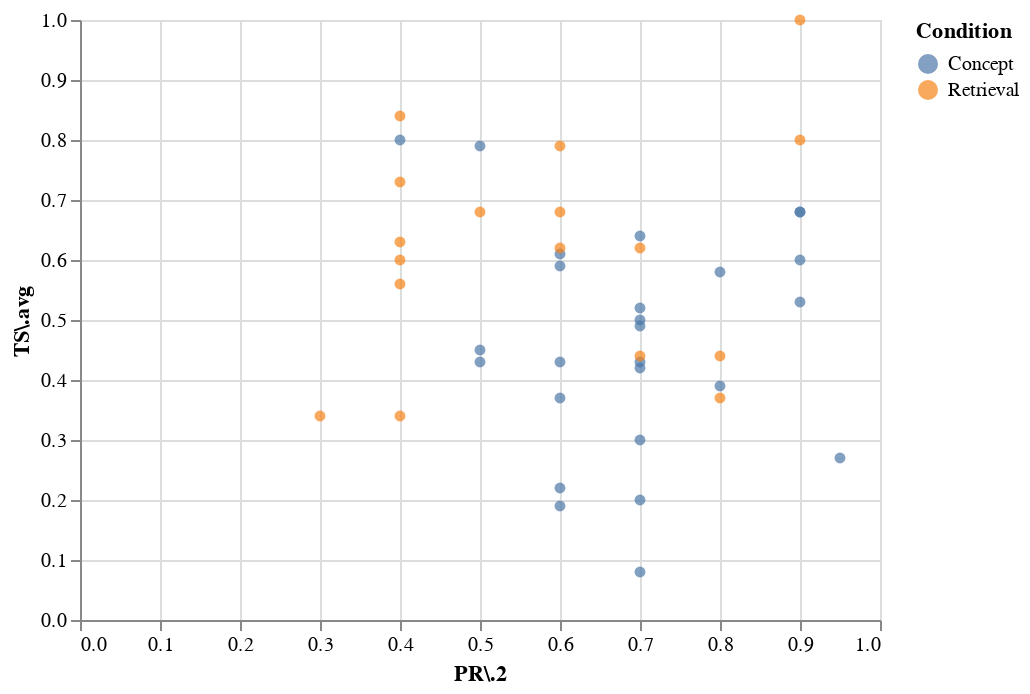

Source (notebook cell):
### Markdown cell above
# Question 3

How good were subjects at predicting how well they would do on the follow-up learning test? Calculate a measure of how well subjects predicted their performance and interpret the value in context. (Optionally, you may want to include a visualization as well.)

### Code cell
Chart(df_cb).mark_circle().encode(
    x='PR\\.2:Q',
    y='TS\\.avg:Q',
    color="Condition"
)

### Figure 1 — Vega-Lite specification as saved in the notebook (floating-point values rounded to 4 significant figures)
{"config": {"view": {"continuousWidth": 400, "continuousHeight": 300}}, "data": {"name": "data-9a4f58d9a48383c303567fa6fb2d1be0"}, "mark": "circle", "encoding": {"color": {"field": "Condition", "type": "nominal"}, "x": {"field": "PR\\.2", "type": "quantitative"}, "y": {"field": "TS\\.avg", "type": "quantitative"}}, "$schema": "https://vega.github.io/schema/vega-lite/v4.17.0.json", "datasets": {"data-9a4f58d9a48383c303567fa6fb2d1be0": [{"ID": "KB1", "Age": 18, "Gender": "Female", "Date.P1": "11/21/16", "Date.P2": "11/28/16", "Condition": "Concept", "IC.1": 1, "IC.2": 1, "Comp.1": 1, "Comp.2": 1, "PR.1": 1.0, "PR.2": 0.8, "MCS.1": 0.75, "Scorer.1": "NK", "MCS.2": 0.67, "Scorer.2": "TT", "MCS.avg": 0.71, "R1CS.1": null, "Scorer.1.1": null, "R1CS.2": null, "Scorer.2.1": null, "R1CS.avg": null, "R2CS.1": null, "Scorer.1.2": null, "R2CS.2": null, "Scorer.2.2": null, "R2CS.avg": null, "TS.1": 0.36, "Scorer.1.3": "NK", "TS.2": 0.42, "Scorer.2.3": "MS", "TS.avg": 0.39, "Exc.1": 0, "Exc.2": 0, "Collection": 1, "Concept": 1, "Retrieval": 0}, {"ID": "KB2", "Age": 18, "Gender": "Male", "Date.P1": "11/21/16", "Date.P2": "11/28/16", "Condition": "Concept", "IC.1": 1, "IC.2": 1, "Comp.1": 1, "Comp.2": 1, "PR.1": 0.0, "PR.2": 0.7, "MCS.1": 0.4, "Scorer.1": "NK", "MCS.2": 0.367, "Scorer.2": "TT", "MCS.avg": 0.3835, "R1CS.1": null, "Scorer.1.1": null, "R1CS.2": null, "Scorer.2.1": null, "R1CS.avg": null, "R2CS.1": null, "Scorer.1.2": null, "R2CS.2": null, "Scorer.2.2": null, "R2CS.avg": null, "TS.1": 0.48, "Scorer.1.3": "MS", "TS.2": 0.36, "Scorer.2.3": "NK", "TS.avg": 0.42, "Exc.1": 0, "Exc.2": 0, "Collection": 1, "Concept": 1, "Retrieval": 0}, {"ID": "KB3", "Age": 18, "Gender": "Male", "Date.P1": "11/21/16", "Date.P2": "11/28/16", "Condition": "Concept", "IC.1": 1, "IC.2": 1, "Comp.1": 1, "Comp.2": 1, "PR.1": 0.0, "PR.2": 0.7, "MCS.1": 0.433, "Scorer.1": "NK", "MCS.2": 0.55, "Scorer.2": "MS", "MCS.avg": 0.4915, "R1CS.1": null, "Scorer.1.1": null, "R1CS.2": null, "Scorer.2.1": null, "R1CS.avg": null, "R2CS.1": null, "Scorer.1.2": null, "R2CS.2": null, "Scorer.2.2": null, "R2CS.avg": null, "TS.1": 0.08, "Scorer.1.3": "NK", "TS.2": 0.08, "Scorer.2.3": "MS", "TS.avg": 0.08, "Exc.1": 0, "Exc.2": 0, "Collection": 1, "Concept": 1, "Retrieval": 0}, {"ID": "KB4", "Age": 19, "Gender": "Female", "Date.P1": "11/21/16", "Date.P2": "11/28/16", "Condition": "Concept", "IC.1": 1, "IC.2": 1, "Comp.1": 1, "Comp.2": 1, "PR.1": 0.0, "PR.2": 0.7, "MCS.1": 0.317, "Scorer.1": "NK", "MCS.2": 0.333, "Scorer.2": "MS", "MCS.avg": 0.325, "R1CS.1": null, "Scorer.1.1": null, "R1CS.2": null, "Scorer.2.1": null, "R1CS.avg": null, "R2CS.1": null, "Scorer.1.2": null, "R2CS.2": null, "Scorer.2.2": null, "R2CS.avg": null, "TS.1": 0.44, "Scorer.1.3": "MS", "TS.2": 0.42, "Scorer.2.3": "NK", "TS.avg": 0.43, "Exc.1": 0, "Exc.2": 0, "Collection": 1, "Concept": 1, "Retrieval": 0}, {"ID": "KB5", "Age": 19, "Gender": "Female", "Date.P1": "11/22/16", "Date.P2": "11/29/16", "Condition": "Concept", "IC.1": 1, "IC.2": 1, "Comp.1": 1, "Comp.2": 1, "PR.1": 0.0, "PR.2": 0.95, "MCS.1": 0.683, "Scorer.1": "NK", "MCS.2": 0.717, "Scorer.2": "MS", "MCS.avg": 0.7, "R1CS.1": null, "Scorer.1.1": null, "R1CS.2": null, "Scorer.2.1": null, "R1CS.avg": null, "R2CS.1": null, "Scorer.1.2": null, "R2CS.2": null, "Scorer.2.2": null, "R2CS.avg": null, "TS.1": 0.26, "Scorer.1.3": "NK", "TS.2": 0.28, "Scorer.2.3": "MS", "TS.avg": 0.27, "Exc.1": 0, "Exc.2": 0, "Collection": 1, "Concept": 1, "Retrieval": 0}, {"ID": "KB6", "Age": 19, "Gender": "Male", "Date.P1": "11/22/16", "Date.P2": "11/29/16", "Condition": "Concept", "IC.1": 1, "IC.2": 1, "Comp.1": 1, "Comp.2": 1, "PR.1": 1.0, "PR.2": 0.6, "MCS.1": 0.817, "Scorer.1": "NK", "MCS.2": 0.783, "Scorer.2": "MS", "MCS.avg": 0.8, "R1CS.1": null, "Scorer.1.1": null, "R1CS.2": null, "Scorer.2.1": null, "R1CS.avg": null, "R2CS.1": null, "Scorer.1.2": null, "R2CS.2": null, "Scorer.2.2": null, "R2CS.avg": null, "TS.1": 0.4, "Scorer.1.3": "NK", "TS.2": 0.46, "Scorer.2.3": "MS", "TS.avg": 0.43, "Exc.1": 0, "Exc.2": 0, "Collection": 1, "Concept": 1, "Retrieval": 0}, {"ID": "KB7", "Age": 18, "Gender": "Male", "Date.P1": "11/22/16", "Date.P2": "12/6/16", "Condition": "Concept", "IC.1": 1, "IC.2": 1, "Comp.1": 1, "Comp.2": 1, "PR.1": 1.0, "PR.2": 0.6, "MCS.1": 0.733, "Scorer.1": "NK", "MCS.2": 0.767, "Scorer.2": "MS", "MCS.avg": 0.75, "R1CS.1": null, "Scorer.1.1": null, "R1CS.2": null, "Scorer.2.1": null, "R1CS.avg": null, "R2CS.1": null, "Scorer.1.2": null, "R2CS.2": null, "Scorer.2.2": null, "R2CS.avg": null, "TS.1": 0.38, "Scorer.1.3": "MS", "TS.2": 0.36, "Scorer.2.3": "CB", "TS.avg": 0.37, "Exc.1": 0, "Exc.2": 0, "Collection": 1, "Concept": 1, "Retrieval": 0}, {"ID": "KB8", "Age": 20, "Gender": "Male", "Date.P1": "11/22/16", "Date.P2": "11/29/16", "Condition": "Concept", "IC.1": 1, "IC.2": 1, "Comp.1": 1, "Comp.2": 1, "PR.1": 1.0, "PR.2": 0.5, "MCS.1": 0.35, "Scorer.1": "NK", "MCS.2": 0.333, "Scorer.2": "MS", "MCS.avg": 0.3415, "R1CS.1": null, "Scorer.1.1": null, "R1CS.2": null, "Scorer.2.1": null, "R1CS.avg": null, "R2CS.1": null, "Scorer.1.2": null, "R2CS.2": null, "Scorer.2.2": null, "R2CS.avg": null, "TS.1": 0.44, "Scorer.1.3": "NK", "TS.2": 0.46, "Scorer.2.3": "MS", "TS.avg": 0.45, "Exc.1": 0, "Exc.2": 0, "Collection": 1, "Concept": 1, "Retrieval": 0}, {"ID": "KB9", "Age": 20, "Gender": "Male", "Date.P1": "11/22/16", "Date.P2": "11/28/16", "Condition": "Concept", "IC.1": 1, "IC.2": 1, "Comp.1": 1, "Comp.2": 1, "PR.1": 0.0, "PR.2": 0.6, "MCS.1": 0.65, "Scorer.1": "NK", "MCS.2": 0.65, "Scorer.2": "MS", "MCS.avg": 0.65, "R1CS.1": null, "Scorer.1.1": null, "R1CS.2": null, "Scorer.2.1": null, "R1CS.avg": null, "R2CS.1": null, "Scorer.1.2": null, "R2CS.2": null, "Scorer.2.2": null, "R2CS.avg": null, "TS.1": 0.64, "Scorer.1.3": "MS", "TS.2": 0.58, "Scorer.2.3": "NK", "TS.avg": 0.61, "Exc.1": 0, "Exc.2": 0, "Collection": 1, "Concept": 1, "Retrieval": 0}, {"ID": "KB10", "Age": 20, "Gender": "Female", "Date.P1": "11/29/16", "Date.P2": "12/6/16", "Condition": "Concept", "IC.1": 1, "IC.2": 1, "Comp.1": 1, "Comp.2": 1, "PR.1": 1.0, "PR.2": 0.9, "MCS.1": 0.817, "Scorer.1": "NK", "MCS.2": 0.783, "Scorer.2": "MS", "MCS.avg": 0.8, "R1CS.1": null, "Scorer.1.1": null, "R1CS.2": null, "Scorer.2.1": null, "R1CS.avg": null, "R2CS.1": null, "Scorer.1.2": null, "R2CS.2": null, "Scorer.2.2": null, "R2CS.avg": null, "TS.1": 0.66, "Scorer.1.3": "NK", "TS.2": 0.7, "Scorer.2.3": "MS", "TS.avg": 0.68, "Exc.1": 0, "Exc.2": 0, "Collection": 1, "Concept": 1, "Retrieval": 0}, {"ID": "KB11", "Age": 21, "Gender": "Female", "Date.P1": "11/21/16", "Date.P2": "11/28/16", "Condition": "Retrieval", "IC.1": 1, "IC.2": 1, "Comp.1": 1, "Comp.2": 1, "PR.1": null, "PR.2": 0.4, "MCS.1": null, "Scorer.1": null, "MCS.2": null, "Scorer.2": null, "MCS.avg": null, "R1CS.1": 0.6, "Scorer.1.1": "NK", "R1CS.2": 0.6, "Scorer.2.1": "TT", "R1CS.avg": 0.6, "R2CS.1": 0.76, "Scorer.1.2": "NK", "R2CS.2": 0.783, "Scorer.2.2": "TT", "R2CS.avg": 0.772, "TS.1": 0.38, "Scorer.1.3": "MS", "TS.2": 0.3, "Scorer.2.3": "NK", "TS.avg": 0.34, "Exc.1": 0, "Exc.2": 0, "Collection": 1, "Concept": 0, "Retrieval": 1}, {"ID": "KB12", "Age": 18, "Gender": "Female", "Date.P1": "11/21/16", "Date.P2": "11/29/16", "Condition": "Retrieval", "IC.1": 1, "IC.2": 1, "Comp.1": 1, "Comp.2": 1, "PR.1": null, "PR.2": 0.6, "MCS.1": null, "Scorer.1": null, "MCS.2": null, "Scorer.2": null, "MCS.avg": null, "R1CS.1": 0.81, "Scorer.1.1": "NK", "R1CS.2": 0.85, "Scorer.2.1": "TT", "R1CS.avg": 0.83, "R2CS.1": 0.93, "Scorer.1.2": "NK", "R2CS.2": 0.933, "Scorer.2.2": "TT", "R2CS.avg": 0.932, "TS.1": 0.76, "Scorer.1.3": "NK", "TS.2": 0.82, "Scorer.2.3": "MS", "TS.avg": 0.79, "Exc.1": 0, "Exc.2": 0, "Collection": 1, "Concept": 0, "Retrieval": 1}, {"ID": "KB13", "Age": 20, "Gender": "Female", "Date.P1": "11/21/16", "Date.P2": "11/28/16", "Condition": "Retrieval", "IC.1": 1, "IC.2": 1, "Comp.1": 1, "Comp.2": 1, "PR.1": null, "PR.2": 0.9, "MCS.1": null, "Scorer.1": null, "MCS.2": null, "Scorer.2": null, "MCS.avg": null, "R1CS.1": 0.63, "Scorer.1.1": "NK", "R1CS.2": 0.617, "Scorer.2.1": "TT", "R1CS.avg": 0.624, "R2CS.1": 0.76, "Scorer.1.2": "NK", "R2CS.2": 0.8, "Scorer.2.2": "TT", "R2CS.avg": 0.78, "TS.1": 0.8, "Scorer.1.3": "MS", "TS.2": 0.8, "Scorer.2.3": "NK", "TS.avg": 0.8, "Exc.1": 0, "Exc.2": 0, "Collection": 1, "Concept": 0, "Retrieval": 1}, {"ID": "KB14", "Age": 19, "Gender": "Female", "Date.P1": "11/21/16", "Date.P2": "11/28/16", "Condition": "Retrieval", "IC.1": 1, "IC.2": 1, "Comp.1": 1, "Comp.2": 1, "PR.1": null, "PR.2": 0.7, "MCS.1": null, "Scorer.1": null, "MCS.2": null, "Scorer.2": null, "MCS.avg": null, "R1CS.1": 0.56, "Scorer.1.1": "NK", "R1CS.2": 0.567, "Scorer.2.1": "TT", "R1CS.avg": 0.564, "R2CS.1": 0.18, "Scorer.1.2": "NK", "R2CS.2": 0.167, "Scorer.2.2": "TT", "R2CS.avg": 0.174, "TS.1": 0.48, "Scorer.1.3": "MS", "TS.2": 0.4, "Scorer.2.3": "NK", "TS.avg": 0.44, "Exc.1": 0, "Exc.2": 0, "Collection": 1, "Concept": 0, "Retrieval": 1}, {"ID": "KB15", "Age": 18, "Gender": "Female", "Date.P1": "11/22/16", "Date.P2": "11/29/16", "Condition": "Retrieval", "IC.1": 1, "IC.2": 1, "Comp.1": 1, "Comp.2": 1, "PR.1": null, "PR.2": 0.3, "MCS.1": null, "Scorer.1": null, "MCS.2": null, "Scorer.2": null, "MCS.avg": null, "R1CS.1": 0.4, "Scorer.1.1": "TT", "R1CS.2": 0.35, "Scorer.2.1": "LH", "R1CS.avg": 0.375, "R2CS.1": 0.483, "Scorer.1.2": "TT", "R2CS.2": 0.55, "Scorer.2.2": "LH", "R2CS.avg": 0.517, "TS.1": 0.34, "Scorer.1.3": "MS", "TS.2": 0.34, "Scorer.2.3": "CB", "TS.avg": 0.34, "Exc.1": 0, "Exc.2": 0, "Collection": 1, "Concept": 0, "Retrieval": 1}, {"ID": "KB16", "Age": 19, "Gender": "Male", "Date.P1": "11/22/16", "Date.P2": "11/29/16", "Condition": "Retrieval", "IC.1": 1, "IC.2": 1, "Comp.1": 1, "Comp.2": 1, "PR.1": null, "PR.2": 0.4, "MCS.1": null, "Scorer.1": null, "MCS.2": null, "Scorer.2": null, "MCS.avg": null, "R1CS.1": 0.5, "Scorer.1.1": "TT", "R1CS.2": 0.55, "Scorer.2.1": "LH", "R1CS.avg": 0.525, "R2CS.1": 0.8, "Scorer.1.2": "TT", "R2CS.2": 0.83, "Scorer.2.2": "LH", "R2CS.avg": 0.82, "TS.1": 0.6, "Scorer.1.3": "NK", "TS.2": 0.6, "Scorer.2.3": "MS", "TS.avg": 0.6, "Exc.1": 0, "Exc.2": 0, "Collection": 1, "Concept": 0, "Retrieval": 1}, {"ID": "KB18", "Age": 20, "Gender": "Male", "Date.P1": "11/22/16", "Date.P2": "11/29/16", "Condition": "Retrieval", "IC.1": 1, "IC.2": 1, "Comp.1": 1, "Comp.2": 1, "PR.1": null, "PR.2": 0.7, "MCS.1": null, "Scorer.1": null, "MCS.2": null, "Scorer.2": null, "MCS.avg": null, "R1CS.1": 0.7, "Scorer.1.1": "TT", "R1CS.2": 0.67, "Scorer.2.1": "LH", "R1CS.avg": 0.685, "R2CS.1": 0.8, "Scorer.1.2": "TT", "R2CS.2": 0.883, "Scorer.2.2": "LH", "R2CS.avg": 0.842, "TS.1": 0.6, "Scorer.1.3": "MS", "TS.2": 0.64, "Scorer.2.3": "CB", "TS.avg": 0.62, "Exc.1": 0, "Exc.2": 0, "Collection": 1, "Concept": 0, "Retrieval": 1}, {"ID": "KB19", "Age": 21, "Gender": "Female", "Date.P1": "11/29/16", "Date.P2": "12/6/16", "Condition": "Retrieval", "IC.1": 1, "IC.2": 1, "Comp.1": 1, "Comp.2": 1, "PR.1": null, "PR.2": 0.4, "MCS.1": null, "Scorer.1": null, "MCS.2": null, "Scorer.2": null, "MCS.avg": null, "R1CS.1": 0.57, "Scorer.1.1": "LH", "R1CS.2": 0.65, "Scorer.2.1": "TT", "R1CS.avg": 0.61, "R2CS.1": 0.73, "Scorer.1.2": "LH", "R2CS.2": 0.817, "Scorer.2.2": "TT", "R2CS.avg": 0.774, "TS.1": 0.72, "Scorer.1.3": "NK", "TS.2": 0.74, "Scorer.2.3": "MS", "TS.avg": 0.73, "Exc.1": 0, "Exc.2": 0, "Collection": 1, "Concept": 0, "Retrieval": 1}, {"ID": "KB20", "Age": 17, "Gender": "Male", "Date.P1": "11/29/16", "Date.P2": "12/6/16", "Condition": "Retrieval", "IC.1": 1, "IC.2": 1, "Comp.1": 1, "Comp.2": 1, "PR.1": null, "PR.2": 0.6, "MCS.1": null, "Scorer.1": null, "MCS.2": null, "Scorer.2": null, "MCS.avg": null, "R1CS.1": 0.583, "Scorer.1.1": "LH", "R1CS.2": 0.633, "Scorer.2.1": "TT", "R1CS.avg": 0.61, "R2CS.1": 0.733, "Scorer.1.2": "LH", "R2CS.2": 0.767, "Scorer.2.2": "TT", "R2CS.avg": 0.75, "TS.1": 0.62, "Scorer.1.3": "NK", "TS.2": 0.62, "Scorer.2.3": "CB", "TS.avg": 0.62, "Exc.1": 0, "Exc.2": 0, "Collection": 1, "Concept": 0, "Retrieval": 1}, {"ID": "KB21", "Age": 20, "Gender": "Male", "Date.P1": "11/29/16", "Date.P2": "12/6/16", "Condition": "Concept", "IC.1": 1, "IC.2": 1, "Comp.1": 1, "Comp.2": 1, "PR.1": 0.0, "PR.2": 0.8, "MCS.1": 0.55, "Scorer.1": "NK", "MCS.2": 0.583, "Scorer.2": "CB", "MCS.avg": 0.567, "R1CS.1": null, "Scorer.1.1": null, "R1CS.2": null, "Scorer.2.1": null, "R1CS.avg": null, "R2CS.1": null, "Scorer.1.2": null, "R2CS.2": null, "Scorer.2.2": null, "R2CS.avg": null, "TS.1": 0.56, "Scorer.1.3": "MS", "TS.2": 0.6, "Scorer.2.3": "CB", "TS.avg": 0.58, "Exc.1": 0, "Exc.2": 0, "Collection": 1, "Concept": 1, "Retrieval": 0}, {"ID": "KB22", "Age": 18, "Gender": "Male", "Date.P1": "11/29/16", "Date.P2": "12/6/16", "Condition": "Concept", "IC.1": 1, "IC.2": 1, "Comp.1": 1, "Comp.2": 1, "PR.1": 0.0, "PR.2": 0.6, "MCS.1": 0.417, "Scorer.1": "NK", "MCS.2": 0.433, "Scorer.2": "CB", "MCS.avg": 0.425, "R1CS.1": null, "Scorer.1.1": null, "R1CS.2": null, "Scorer.2.1": null, "R1CS.avg": null, "R2CS.1": null, "Scorer.1.2": null, "R2CS.2": null, "Scorer.2.2": null, "R2CS.avg": null, "TS.1": 0.18, "Scorer.1.3": "NK", "TS.2": 0.2, "Scorer.2.3": "MS", "TS.avg": 0.19, "Exc.1": 0, "Exc.2": 0, "Collection": 1, "Concept": 1, "Retrieval": 0}, {"ID": "KB23", "Age": 21, "Gender": "Male", "Date.P1": "11/29/16", "Date.P2": "12/6/16", "Condition": "Concept", "IC.1": 1, "IC.2": 1, "Comp.1": 1, "Comp.2": 1, "PR.1": 0.0, "PR.2": 0.9, "MCS.1": 0.56, "Scorer.1": "MS", "MCS.2": 0.45, "Scorer.2": "CB", "MCS.avg": 0.505, "R1CS.1": null, "Scorer.1.1": null, "R1CS.2": null, "Scorer.2.1": null, "R1CS.avg": null, "R2CS.1": null, "Scorer.1.2": null, "R2CS.2": null, "Scorer.2.2": null, "R2CS.avg": null, "TS.1": 0.68, "Scorer.1.3": "MS", "TS.2": 0.68, "Scorer.2.3": "CB", "TS.avg": 0.68, "Exc.1": 0, "Exc.2": 0, "Collection": 1, "Concept": 1, "Retrieval": 0}, {"ID": "KB24", "Age": 18, "Gender": "Male", "Date.P1": "11/29/16", "Date.P2": "12/6/16", "Condition": "Concept", "IC.1": 1, "IC.2": 1, "Comp.1": 1, "Comp.2": 1, "PR.1": 1.0, "PR.2": 0.9, "MCS.1": 0.917, "Scorer.1": "MS", "MCS.2": 0.8, "Scorer.2": "NK", "MCS.avg": 0.859, "R1CS.1": null, "Scorer.1.1": null, "R1CS.2": null, "Scorer.2.1": null, "R1CS.avg": null, "R2CS.1": null, "Scorer.1.2": null, "R2CS.2": null, "Scorer.2.2": null, "R2CS.avg": null, "TS.1": 0.54, "Scorer.1.3": "NK", "TS.2": 0.52, "Scorer.2.3": "MS", "TS.avg": 0.53, "Exc.1": 0, "Exc.2": 0, "Collection": 1, "Concept": 1, "Retrieval": 0}, {"ID": "KB25", "Age": 19, "Gender": "Male", "Date.P1": "11/29/16", "Date.P2": "12/6/16", "Condition": "Concept", "IC.1": 1, "IC.2": 1, "Comp.1": 1, "Comp.2": 1, "PR.1": 1.0, "PR.2": 0.6, "MCS.1": 0.683, "Scorer.1": "MS", "MCS.2": 0.667, "Scorer.2": "NK", "MCS.avg": 0.675, "R1CS.1": null, "Scorer.1.1": null, "R1CS.2": null, "Scorer.2.1": null, "R1CS.avg": null, "R2CS.1": null, "Scorer.1.2": null, "R2CS.2": null, "Scorer.2.2": null, "R2CS.avg": null, "TS.1": 0.56, "Scorer.1.3": "NK", "TS.2": 0.62, "Scorer.2.3": "MS", "TS.avg": 0.59, "Exc.1": 0, "Exc.2": 0, "Collection": 1, "Concept": 1, "Retrieval": 0}, {"ID": "KB26", "Age": 18, "Gender": "Female", "Date.P1": "11/29/16", "Date.P2": "12/6/16", "Condition": "Concept", "IC.1": 1, "IC.2": 1, "Comp.1": 1, "Comp.2": 1, "PR.1": 1.0, "PR.2": 0.7, "MCS.1": 0.667, "Scorer.1": "TT", "MCS.2": 0.65, "Scorer.2": "NK", "MCS.avg": 0.659, "R1CS.1": null, "Scorer.1.1": null, "R1CS.2": null, "Scorer.2.1": null, "R1CS.avg": null, "R2CS.1": null, "Scorer.1.2": null, "R2CS.2": null, "Scorer.2.2": null, "R2CS.avg": null, "TS.1": 0.3, "Scorer.1.3": "MS", "TS.2": 0.3, "Scorer.2.3": "CB", "TS.avg": 0.3, "Exc.1": 0, "Exc.2": 0, "Collection": 1, "Concept": 1, "Retrieval": 0}, {"ID": "KB27", "Age": 18, "Gender": "Male", "Date.P1": "11/29/16", "Date.P2": "12/6/16", "Condition": "Concept", "IC.1": 1, "IC.2": 1, "Comp.1": 1, "Comp.2": 1, "PR.1": 1.0, "PR.2": 0.7, "MCS.1": 0.5, "Scorer.1": "NK", "MCS.2": 0.5, "Scorer.2": "MS", "MCS.avg": 0.5, "R1CS.1": null, "Scorer.1.1": null, "R1CS.2": null, "Scorer.2.1": null, "R1CS.avg": null, "R2CS.1": null, "Scorer.1.2": null, "R2CS.2": null, "Scorer.2.2": null, "R2CS.avg": null, "TS.1": 0.52, "Scorer.1.3": "MS", "TS.2": 0.52, "Scorer.2.3": "CB", "TS.avg": 0.52, "Exc.1": 0, "Exc.2": 0, "Collection": 1, "Concept": 1, "Retrieval": 0}, {"ID": "KB28", "Age": 18, "Gender": "Male", "Date.P1": "11/29/16", "Date.P2": "12/2/16", "Condition": "Concept", "IC.1": 1, "IC.2": 1, "Comp.1": 1, "Comp.2": 1, "PR.1": 1.0, "PR.2": 0.5, "MCS.1": 0.55, "Scorer.1": "NK", "MCS.2": 0.617, "Scorer.2": "MS", "MCS.avg": 0.583, "R1CS.1": null, "Scorer.1.1": null, "R1CS.2": null, "Scorer.2.1": null, "R1CS.avg": null, "R2CS.1": null, "Scorer.1.2": null, "R2CS.2": null, "Scorer.2.2": null, "R2CS.avg": null, "TS.1": 0.42, "Scorer.1.3": "NK", "TS.2": 0.44, "Scorer.2.3": "MS", "TS.avg": 0.43, "Exc.1": 0, "Exc.2": 0, "Collection": 1, "Concept": 1, "Retrieval": 0}, {"ID": "KB29", "Age": 19, "Gender": "Male", "Date.P1": "1/23/17", "Date.P2": "1/31/17", "Condition": "Concept", "IC.1": 1, "IC.2": 1, "Comp.1": 1, "Comp.2": 1, "PR.1": 1.0, "PR.2": 0.9, "MCS.1": 0.867, "Scorer.1": "TT", "MCS.2": 0.85, "Scorer.2": "NK", "MCS.avg": 0.8585, "R1CS.1": null, "Scorer.1.1": null, "R1CS.2": null, "Scorer.2.1": null, "R1CS.avg": null, "R2CS.1": null, "Scorer.1.2": null, "R2CS.2": null, "Scorer.2.2": null, "R2CS.avg": null, "TS.1": 0.6, "Scorer.1.3": "LH", "TS.2": 0.6, "Scorer.2.3": "TT", "TS.avg": 0.6, "Exc.1": 0, "Exc.2": 0, "Collection": 1, "Concept": 1, "Retrieval": 0}, {"ID": "KB30", "Age": 18, "Gender": "Female", "Date.P1": "1/23/17", "Date.P2": "1/31/17", "Condition": "Concept", "IC.1": 1, "IC.2": 1, "Comp.1": 1, "Comp.2": 1, "PR.1": 1.0, "PR.2": 0.4, "MCS.1": 0.76, "Scorer.1": "NK", "MCS.2": 0.783, "Scorer.2": "TT", "MCS.avg": 0.767, "R1CS.1": null, "Scorer.1.1": null, "R1CS.2": null, "Scorer.2.1": null, "R1CS.avg": null, "R2CS.1": null, "Scorer.1.2": null, "R2CS.2": null, "Scorer.2.2": null, "R2CS.avg": null, "TS.1": 0.8, "Scorer.1.3": "LH", "TS.2": 0.8, "Scorer.2.3": "NK", "TS.avg": 0.8, "Exc.1": 0, "Exc.2": 0, "Collection": 1, "Concept": 1, "Retrieval": 0}, {"ID": "KB31", "Age": 19, "Gender": "Female", "Date.P1": "1/23/17", "Date.P2": "2/1/17", "Condition": "Concept", "IC.1": 1, "IC.2": 1, "Comp.1": 1, "Comp.2": 1, "PR.1": 1.0, "PR.2": 0.6, "MCS.1": 0.733, "Scorer.1": "TT", "MCS.2": 0.75, "Scorer.2": "NK", "MCS.avg": 0.74, "R1CS.1": null, "Scorer.1.1": null, "R1CS.2": null, "Scorer.2.1": null, "R1CS.avg": null, "R2CS.1": null, "Scorer.1.2": null, "R2CS.2": null, "Scorer.2.2": null, "R2CS.avg": null, "TS.1": 0.22, "Scorer.1.3": "LH", "TS.2": 0.22, "Scorer.2.3": "NK", "TS.avg": 0.22, "Exc.1": 0, "Exc.2": 0, "Collection": 1, "Concept": 1, "Retrieval": 0}, {"ID": "KB32", "Age": 18, "Gender": "Male", "Date.P1": "1/23/17", "Date.P2": "1/31/17", "Condition": "Concept", "IC.1": 1, "IC.2": 1, "Comp.1": 1, "Comp.2": 1, "PR.1": 0.0, "PR.2": 0.7, "MCS.1": 0.62, "Scorer.1": "NK", "MCS.2": 0.633, "Scorer.2": "TT", "MCS.avg": 0.623, "R1CS.1": null, "Scorer.1.1": null, "R1CS.2": null, "Scorer.2.1": null, "R1CS.avg": null, "R2CS.1": null, "Scorer.1.2": null, "R2CS.2": null, "Scorer.2.2": null, "R2CS.avg": null, "TS.1": 0.54, "Scorer.1.3": "LH", "TS.2": 0.46, "Scorer.2.3": "NK", "TS.avg": 0.5, "Exc.1": 0, "Exc.2": 0, "Collection": 1, "Concept": 1, "Retrieval": 0}, {"ID": "KB33", "Age": 21, "Gender": "Male", "Date.P1": "1/24/17", "Date.P2": "1/31/17", "Condition": "Concept", "IC.1": 1, "IC.2": 1, "Comp.1": 1, "Comp.2": 1, "PR.1": 1.0, "PR.2": 0.7, "MCS.1": 0.767, "Scorer.1": "TT", "MCS.2": 0.8, "Scorer.2": "NK", "MCS.avg": 0.785, "R1CS.1": null, "Scorer.1.1": null, "R1CS.2": null, "Scorer.2.1": null, "R1CS.avg": null, "R2CS.1": null, "Scorer.1.2": null, "R2CS.2": null, "Scorer.2.2": null, "R2CS.avg": null, "TS.1": 0.64, "Scorer.1.3": "LH", "TS.2": 0.64, "Scorer.2.3": "TT", "TS.avg": 0.64, "Exc.1": 0, "Exc.2": 0, "Collection": 1, "Concept": 1, "Retrieval": 0}, {"ID": "KB34", "Age": 22, "Gender": "Female", "Date.P1": "1/24/17", "Date.P2": "1/31/17", "Condition": "Retrieval", "IC.1": 1, "IC.2": 1, "Comp.1": 1, "Comp.2": 1, "PR.1": null, "PR.2": 0.8, "MCS.1": null, "Scorer.1": null, "MCS.2": null, "Scorer.2": null, "MCS.avg": null, "R1CS.1": 0.367, "Scorer.1.1": "TT", "R1CS.2": 0.383, "Scorer.2.1": "LH", "R1CS.avg": 0.375, "R2CS.1": 0.567, "Scorer.1.2": "TT", "R2CS.2": 0.6, "Scorer.2.2": "LH", "R2CS.avg": 0.584, "TS.1": 0.42, "Scorer.1.3": "LH", "TS.2": 0.32, "Scorer.2.3": "TT", "TS.avg": 0.37, "Exc.1": 0, "Exc.2": 0, "Collection": 1, "Concept": 0, "Retrieval": 1}, {"ID": "KB35", "Age": 19, "Gender": "Male", "Date.P1": "1/24/17", "Date.P2": "2/2/17", "Condition": "Retrieval", "IC.1": 1, "IC.2": 1, "Comp.1": 1, "Comp.2": 1, "PR.1": null, "PR.2": 0.9, "MCS.1": null, "Scorer.1": null, "MCS.2": null, "Scorer.2": null, "MCS.avg": null, "R1CS.1": 0.767, "Scorer.1.1": "TT", "R1CS.2": 0.8, "Scorer.2.1": "LH", "R1CS.avg": 0.784, "R2CS.1": 0.867, "Scorer.1.2": "TT", "R2CS.2": 0.9, "Scorer.2.2": "LH", "R2CS.avg": 0.884, "TS.1": 1.0, "Scorer.1.3": "LH", "TS.2": 1.0, "Scorer.2.3": "NK", "TS.avg": 1.0, "Exc.1": 0, "Exc.2": 0, "Collection": 1, "Concept": 0, "Retrieval": 1}, {"ID": "KB37", "Age": 20, "Gender": "Male", "Date.P1": "1/24/17", "Date.P2": "1/31/17", "Condition": "Retrieval", "IC.1": 1, "IC.2": 1, "Comp.1": 1, "Comp.2": 1, "PR.1": null, "PR.2": 0.8, "MCS.1": null, "Scorer.1": null, "MCS.2": null, "Scorer.2": null, "MCS.avg": null, "R1CS.1": 0.4, "Scorer.1.1": "TT", "R1CS.2": 0.5, "Scorer.2.1": "LH", "R1CS.avg": 0.45, "R2CS.1": 0.75, "Scorer.1.2": "TT", "R2CS.2": 0.8, "Scorer.2.2": "LH", "R2CS.avg": 0.775, "TS.1": 0.44, "Scorer.1.3": "LH", "TS.2": 0.44, "Scorer.2.3": "TT", "TS.avg": 0.44, "Exc.1": 0, "Exc.2": 0, "Collection": 1, "Concept": 0, "Retrieval": 1}, {"ID": "KB38", "Age": 19, "Gender": "Female", "Date.P1": "1/24/17", "Date.P2": "1/31/17", "Condition": "Concept", "IC.1": 1, "IC.2": 1, "Comp.1": 1, "Comp.2": 1, "PR.1": 1.0, "PR.2": 0.7, "MCS.1": 0.717, "Scorer.1": "NK", "MCS.2": 0.733, "Scorer.2": "TT", "MCS.avg": 0.725, "R1CS.1": null, "Scorer.1.1": null, "R1CS.2": null, "Scorer.2.1": null, "R1CS.avg": null, "R2CS.1": null, "Scorer.1.2": null, "R2CS.2": null, "Scorer.2.2": null, "R2CS.avg": null, "TS.1": 0.22, "Scorer.1.3": "LH", "TS.2": 0.18, "Scorer.2.3": "TT", "TS.avg": 0.2, "Exc.1": 0, "Exc.2": 0, "Collection": 1, "Concept": 1, "Retrieval": 0}, {"ID": "KB39", "Age": 19, "Gender": "Female", "Date.P1": "1/25/17", "Date.P2": "2/1/17", "Condition": "Concept", "IC.1": 1, "IC.2": 1, "Comp.1": 1, "Comp.2": 1, "PR.1": 0.0, "PR.2": 0.7, "MCS.1": 0.417, "Scorer.1": "NK", "MCS.2": 0.417, "Scorer.2": "TT", "MCS.avg": 0.417, "R1CS.1": null, "Scorer.1.1": null, "R1CS.2": null, "Scorer.2.1": null, "R1CS.avg": null, "R2CS.1": null, "Scorer.1.2": null, "R2CS.2": null, "Scorer.2.2": null, "R2CS.avg": null, "TS.1": 0.48, "Scorer.1.3": "LH", "TS.2": 0.5, "Scorer.2.3": "NK", "TS.avg": 0.49, "Exc.1": 0, "Exc.2": 0, "Collection": 1, "Concept": 1, "Retrieval": 0}, {"ID": "KB40", "Age": 20, "Gender": "Female", "Date.P1": "1/25/17", "Date.P2": "2/2/17", "Condition": "Retrieval", "IC.1": 1, "IC.2": 1, "Comp.1": 1, "Comp.2": 1, "PR.1": null, "PR.2": 0.4, "MCS.1": null, "Scorer.1": null, "MCS.2": null, "Scorer.2": null, "MCS.avg": null, "R1CS.1": 0.367, "Scorer.1.1": "TT", "R1CS.2": 0.4, "Scorer.2.1": "LH", "R1CS.avg": 0.384, "R2CS.1": 0.65, "Scorer.1.2": "TT", "R2CS.2": 0.717, "Scorer.2.2": "LH", "R2CS.avg": 0.683, "TS.1": 0.66, "Scorer.1.3": "LH", "TS.2": 0.6, "Scorer.2.3": "NK", "TS.avg": 0.63, "Exc.1": 0, "Exc.2": 0, "Collection": 1, "Concept": 0, "Retrieval": 1}, {"ID": "KB41", "Age": 19, "Gender": "Female", "Date.P1": "1/25/17", "Date.P2": "2/1/17", "Condition": "Retrieval", "IC.1": 1, "IC.2": 1, "Comp.1": 1, "Comp.2": 1, "PR.1": null, "PR.2": 0.6, "MCS.1": null, "Scorer.1": null, "MCS.2": null, "Scorer.2": null, "MCS.avg": null, "R1CS.1": 0.633, "Scorer.1.1": "TT", "R1CS.2": 0.733, "Scorer.2.1": "LH", "R1CS.avg": 0.683, "R2CS.1": 0.767, "Scorer.1.2": "TT", "R2CS.2": 0.833, "Scorer.2.2": "LH", "R2CS.avg": 0.8, "TS.1": 0.66, "Scorer.1.3": "LH", "TS.2": 0.7, "Scorer.2.3": "NK", "TS.avg": 0.68, "Exc.1": 0, "Exc.2": 0, "Collection": 1, "Concept": 0, "Retrieval": 1}, {"ID": "KB42", "Age": 19, "Gender": "Female", "Date.P1": "1/25/17", "Date.P2": "2/1/17", "Condition": "Retrieval", "IC.1": 1, "IC.2": 1, "Comp.1": 1, "Comp.2": 1, "PR.1": null, "PR.2": 0.4, "MCS.1": null, "Scorer.1": null, "MCS.2": null, "Scorer.2": null, "MCS.avg": null, "R1CS.1": 0.717, "Scorer.1.1": "TT", "R1CS.2": 0.683, "Scorer.2.1": "LH", "R1CS.avg": 0.7, "R2CS.1": 0.7, "Scorer.1.2": "TT", "R2CS.2": 0.7, "Scorer.2.2": "LH", "R2CS.avg": 0.7, "TS.1": 0.88, "Scorer.1.3": "LH", "TS.2": 0.8, "Scorer.2.3": "NK", "TS.avg": 0.84, "Exc.1": 0, "Exc.2": 0, "Collection": 1, "Concept": 0, "Retrieval": 1}, {"ID": "KB43", "Age": 18, "Gender": "Female", "Date.P1": "1/25/17", "Date.P2": "2/1/17", "Condition": "Retrieval", "IC.1": 1, "IC.2": 1, "Comp.1": 1, "Comp.2": 1, "PR.1": null, "PR.2": 0.4, "MCS.1": null, "Scorer.1": null, "MCS.2": null, "Scorer.2": null, "MCS.avg": null, "R1CS.1": 0.45, "Scorer.1.1": "TT", "R1CS.2": 0.467, "Scorer.2.1": "LH", "R1CS.avg": 0.458, "R2CS.1": 0.717, "Scorer.1.2": "TT", "R2CS.2": 0.717, "Scorer.2.2": "LH", "R2CS.avg": 0.717, "TS.1": 0.58, "Scorer.1.3": "LH", "TS.2": 0.54, "Scorer.2.3": "NK", "TS.avg": 0.56, "Exc.1": 0, "Exc.2": 0, "Collection": 1, "Concept": 0, "Retrieval": 1}, {"ID": "KB44", "Age": 20, "Gender": "Male", "Date.P1": "1/25/17", "Date.P2": "2/1/17", "Condition": "Concept", "IC.1": 1, "IC.2": 1, "Comp.1": 1, "Comp.2": 1, "PR.1": 0.0, "PR.2": 0.5, "MCS.1": 0.75, "Scorer.1": "TT", "MCS.2": 0.85, "Scorer.2": "NK", "MCS.avg": 0.8, "R1CS.1": null, "Scorer.1.1": null, "R1CS.2": null, "Scorer.2.1": null, "R1CS.avg": null, "R2CS.1": null, "Scorer.1.2": null, "R2CS.2": null, "Scorer.2.2": null, "R2CS.avg": null, "TS.1": 0.82, "Scorer.1.3": "LH", "TS.2": 0.76, "Scorer.2.3": "NK", "TS.avg": 0.79, "Exc.1": 0, "Exc.2": 0, "Collection": 1, "Concept": 1, "Retrieval": 0}, {"ID": "KB45", "Age": 19, "Gender": "Female", "Date.P1": "1/26/17", "Date.P2": "2/2/17", "Condition": "Retrieval", "IC.1": 1, "IC.2": 1, "Comp.1": 1, "Comp.2": 1, "PR.1": null, "PR.2": 0.5, "MCS.1": null, "Scorer.1": null, "MCS.2": null, "Scorer.2": null, "MCS.avg": null, "R1CS.1": 0.66, "Scorer.1.1": "NK", "R1CS.2": 0.817, "Scorer.2.1": "LH", "R1CS.avg": 0.738, "R2CS.1": 0.8, "Scorer.1.2": "NK", "R2CS.2": 0.85, "Scorer.2.2": "LH", "R2CS.avg": 0.825, "TS.1": 0.68, "Scorer.1.3": "LH", "TS.2": 0.68, "Scorer.2.3": "TT", "TS.avg": 0.68, "Exc.1": 0, "Exc.2": 0, "Collection": 1, "Concept": 0, "Retrieval": 1}]}}
